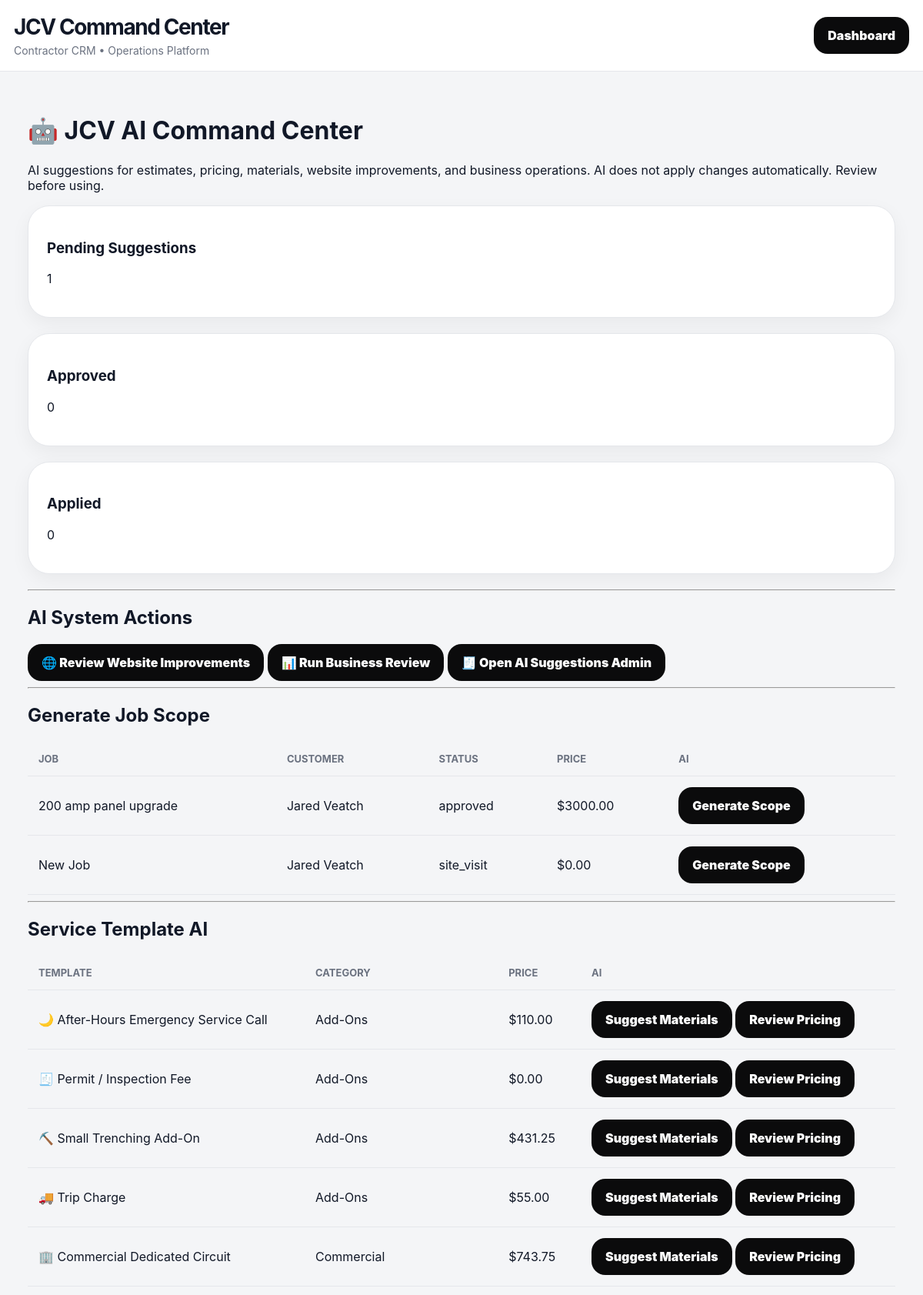
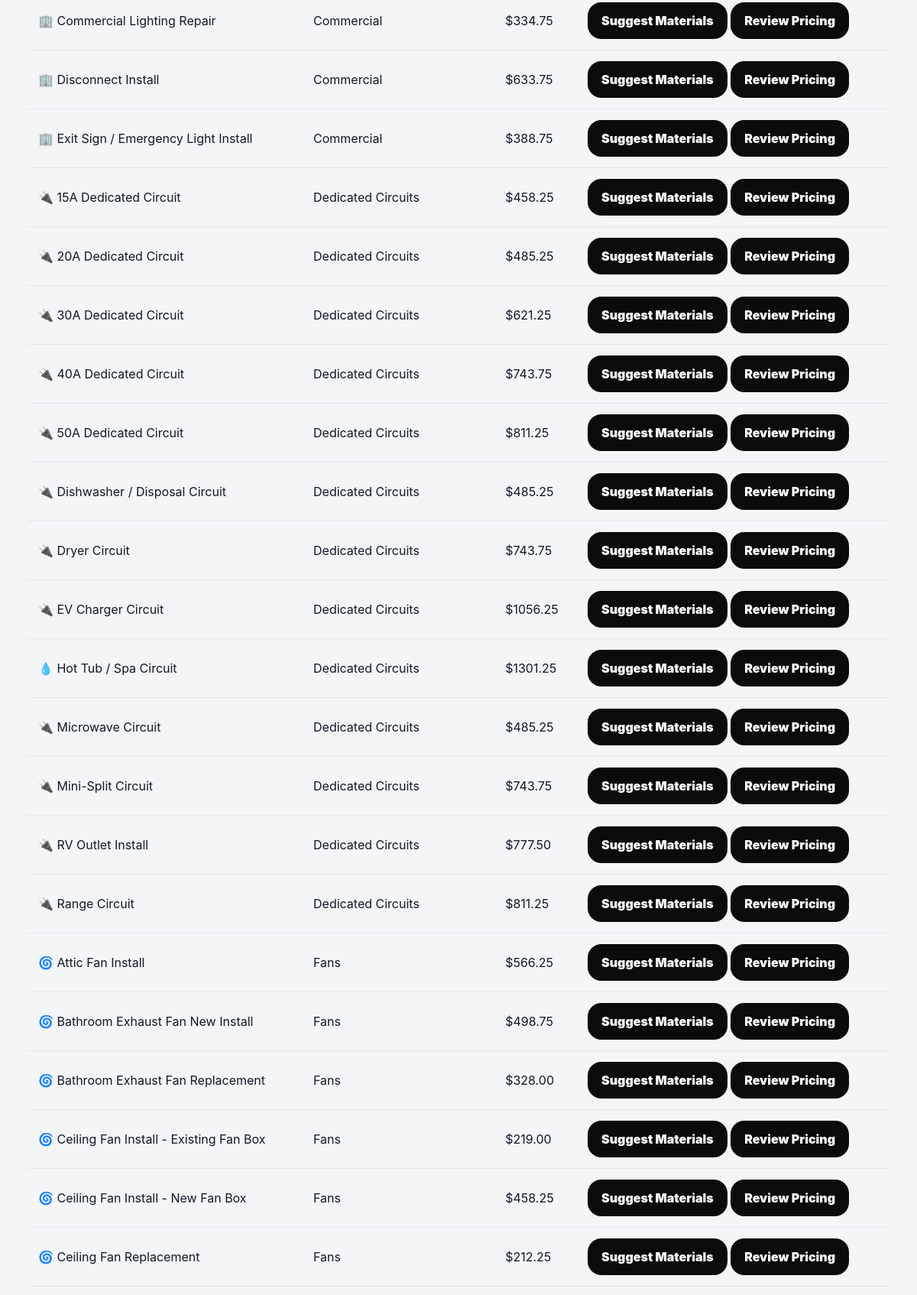
/ai/ (signed in, upper part), run on the app's committed database (2 pictures, top to bottom).
### core/models.py (models this page shows, shortened)
class Job(models.Model):
    STATUS_CHOICES = [
        ("new", "New"),
        ("site_visit", "Site Visit"),
        ("estimate_needed", "Estimate Needed"),
        ("estimate_sent", "Estimate Sent"),
        ("approved", "Approved"),
        ("scheduled", "Scheduled"),
        ("in_progress", "In Progress"),
        ("waiting_parts", "Waiting on Parts"),
        ("completed", "Completed"),
        ("invoiced", "Invoiced"),
        ("paid", "Paid"),
        ("cancelled", "Cancelled"),
    ]
    PRIORITY_CHOICES = [
        ("low", "Low"),
        ("normal", "Normal"),
        ("high", "High"),
        ("urgent", "Urgent"),
    ]
    customer = models.ForeignKey(Customer, on_delete=models.CASCADE, related_name="jobs")
    template = models.ForeignKey(
        ServiceTemplate,
        on_delete=models.SET_NULL,
        blank=True,
        null=True,
        related_name="jobs",
    )
    title = models.CharField(max_length=255)
    status = models.CharField(max_length=50, choices=STATUS_CHOICES, default="new")
    priority = models.CharField(max_length=50, choices=PRIORITY_CHOICES, default="normal")
    assigned_to = models.CharField(max_length=255, blank=True, null=True)
    job_address = models.CharField(max_length=255, blank=True, null=True)
    description = models.TextField(blank=True, null=True)
    site_notes = models.TextField(blank=True, null=True)
    material_notes = models.TextField(blank=True, null=True)
    estimated_total_price = models.DecimalField(max_digits=10, decimal_places=2, default=0)
    scheduled_date = models.DateTimeField(blank=True, null=True)
    completed_at = models.DateTimeField(blank=True, null=True)
    created_at = models.DateTimeField(auto_now_add=True)
    class Meta:
        ordering = ["-created_at"]

class Customer(models.Model):
    CUSTOMER_TYPE_CHOICES = [
        ("residential", "Residential"),
        ("commercial", "Commercial"),
        ("industrial", "Industrial"),
    ]
    STATUS_CHOICES = [
        ("active", "Active"),
        ("inactive", "Inactive"),
        ("lead", "Lead"),
    ]
    name = models.CharField(max_length=255)
    company_name = models.CharField(max_length=255, blank=True, null=True)
    phone = models.CharField(max_length=50, blank=True, null=True)
    email = models.EmailField(blank=True, null=True)
    customer_type = models.CharField(
        max_length=50,
        choices=CUSTOMER_TYPE_CHOICES,
        default="residential",
    )
    status = models.CharField(
        max_length=50,
        choices=STATUS_CHOICES,
        default="active",
    )
    address = models.CharField(max_length=255, blank=True, null=True)
    city = models.CharField(max_length=100, blank=True, null=True)
    notes = models.TextField(blank=True, null=True)
    created_at = models.DateTimeField(auto_now_add=True)
    def __str__(self):
        if self.company_name:
            return f"{self.name} - {self.company_name}"
        return self.name

class ServiceTemplate(models.Model):
    icon = models.CharField(max_length=50, blank=True, null=True)
    name = models.CharField(max_length=255, unique=True)
    category = models.CharField(max_length=255, blank=True, null=True)
    customer_description = models.TextField(blank=True, null=True)
    internal_checklist = models.TextField(blank=True, null=True)
    notes = models.TextField(blank=True, null=True)
    default_labor_hours = models.DecimalField(max_digits=8, decimal_places=2, default=0)
    labor_rate = models.DecimalField(max_digits=10, decimal_places=2, default=Decimal("110.00"))
    estimated_material_cost = models.DecimalField(max_digits=10, decimal_places=2, default=0)
    material_markup = models.DecimalField(max_digits=5, decimal_places=2, default=Decimal("1.35"))
    default_price = models.DecimalField(max_digits=10, decimal_places=2, default=0)
    permit_required = models.BooleanField(default=False)
    active = models.BooleanField(default=True)
    created_at = models.DateTimeField(auto_now_add=True)
    class Meta:
        ordering = ["category", "name"]

### core/views_ai.py (the view)
@login_required
def ai_dashboard(request):
    suggestions = AISuggestion.objects.all()[:25]
    pending_count = AISuggestion.objects.filter(status="pending").count()
    approved_count = AISuggestion.objects.filter(status="approved").count()
    applied_count = AISuggestion.objects.filter(status="applied").count()
    jobs = Job.objects.all().order_by("-created_at")[:20]
    service_templates = ServiceTemplate.objects.filter(active=True).order_by("category", "name")[:30]
    return render(request, "ai_dashboard.html", {
        "suggestions": suggestions,
        "pending_count": pending_count,
        "approved_count": approved_count,
        "applied_count": applied_count,
        "jobs": jobs,
        "service_templates": service_templates,
    })

### core/templates/ai_dashboard.html (shortened to what this page needs)
{% extends "base.html" %}
{% block content %}
<div class="container">
    <h1>🤖 JCV AI Command Center</h1>
    <p class="text-muted">
        AI suggestions for estimates, pricing, materials, website improvements, and business operations.
        AI does not apply changes automatically. Review before using.
    </p>
    <div class="dashboard-grid">
        <div class="card">
            <h3>Pending Suggestions</h3>
            <p class="big-number">{{ pending_count }}</p>
        </div>
        <div class="card">
            <h3>Approved</h3>
            <p class="big-number">{{ approved_count }}</p>
        </div>
        <div class="card">
            <h3>Applied</h3>
            <p class="big-number">{{ applied_count }}</p>
        </div>
    </div>
    <hr>
    <h2>AI System Actions</h2>
    <div class="action-row">
        <a class="btn btn-primary" href="{% url 'ai_generate_website_review' %}">
            🌐 Review Website Improvements
        </a>
        <a class="btn btn-primary" href="{% url 'ai_generate_business_review' %}">
            📊 Run Business Review
        </a>
        <a class="btn btn-secondary" href="/admin/core/aisuggestion/">
            🧾 Open AI Suggestions Admin
        </a>
    </div>
    <hr>
    <h2>Generate Job Scope</h2>
    <table class="table">
        <thead>
            <tr>
                <th>Job</th>
                <th>Customer</th>
                <th>Status</th>
                <th>Price</th>
                <th>AI</th>
            </tr>
        </thead>
        <tbody>
            {% for job in jobs %}
            <tr>
                <td>{{ job.title }}</td>
                <td>{{ job.customer }}</td>
                <td>{{ job.status }}</td>
                <td>${{ job.estimated_total_price }}</td>
                <td>
                    <a class="btn btn-sm btn-primary" href="{% url 'ai_generate_job_scope' job.id %}">
                        Generate Scope
                    </a>
                </td>
            </tr>
            {% empty %}
            <tr>
                <td colspan="5">No jobs found.</td>
            </tr>
            {% endfor %}
        </tbody>
    </table>
    <hr>
    <h2>Service Template AI</h2>
    <table class="table">
        <thead>
            <tr>
                <th>Template</th>
                <th>Category</th>
                <th>Price</th>
                <th>AI</th>
            </tr>
        </thead>
        <tbody>
            {% for template in service_templates %}
            <tr>
                <td>{{ template.icon }} {{ template.name }}</td>
                <td>{{ template.category }}</td>
                <td>${{ template.default_price }}</td>
                <td>
                    <a class="btn btn-sm btn-primary" href="{% url 'ai_generate_template_materials' template.id %}">
                        Suggest Materials
                    </a>
                    <a class="btn btn-sm btn-secondary" href="{% url 'ai_review_template_pricing' template.id %}">
                        Review Pricing
                    </a>
                </td>
            </tr>
            {% empty %}
            <tr>
                <td colspan="4">No service templates found.</td>
            </tr>
            {% endfor %}
        </tbody>
    </table>
</div>
{% endblock %}

### core/templates/base.html (style rules this page uses)
:root { --bg: #f4f5f7; --card: #ffffff; --black: #0b0b0c; --gold: #ffc400; --text: #111827; --muted: #6b7280; --border: #e5e7eb; --green: #16a34a; --blue: #2563eb; --red: #dc2626; }
* { box-sizing: border-box; }
body { margin: 0; background: var(--bg); font-family: Inter, SF Pro Display, -apple-system, BlinkMacSystemFont, sans-serif; color: var(--text); }
.container { max-width: 1300px; margin: auto; padding: 18px; padding-bottom: 100px; }
.card { background: white; border: 1px solid var(--border); border-radius: 28px; padding: 24px; margin-bottom: 20px; box-shadow: 0 8px 24px rgba(0,0,0,.05); }
.btn { display: inline-flex; align-items: center; justify-content: center; background: var(--black); color: white; text-decoration: none; border: none; padding: 14px 18px; border-radius: 18px; font-weight: 900; cursor: pointer; }
table { width: 100%; border-collapse: collapse; }
th, td { padding: 14px; border-bottom: 1px solid var(--border); text-align: left; }
th { color: var(--muted); font-size: 13px; text-transform: uppercase; }

### data on the page
Job: title "200 amp panel upgrade", customer "Jared Veatch", status "approved", estimated_total_price "3000.00"
Job: title "New Job", customer "Jared Veatch", status "site_visit", estimated_total_price "0.00"
ServiceTemplate: icon "🌙", name "After-Hours Emergency Service Call", category "Add-Ons", default_price "110.00"
ServiceTemplate: icon "🧾", name "Permit / Inspection Fee", category "Add-Ons", default_price "0.00"
ServiceTemplate: icon "⛏️", name "Small Trenching Add-On", category "Add-Ons", default_price "431.25"
ServiceTemplate: icon "🚚", name "Trip Charge", category "Add-Ons", default_price "55.00"
ServiceTemplate: icon "🏢", name "Commercial Dedicated Circuit", category "Commercial", default_price "743.75"
ServiceTemplate: icon "🏢", name "Commercial Lighting Repair", category "Commercial", default_price "334.75"
ServiceTemplate: icon "🏢", name "Disconnect Install", category "Commercial", default_price "633.75"
ServiceTemplate: icon "🏢", name "Exit Sign / Emergency Light Install", category "Commercial", default_price "388.75"
ServiceTemplate: icon "🔌", name "15A Dedicated Circuit", category "Dedicated Circuits", default_price "458.25"
ServiceTemplate: icon "🔌", name "20A Dedicated Circuit", category "Dedicated Circuits", default_price "485.25"
ServiceTemplate: icon "🔌", name "30A Dedicated Circuit", category "Dedicated Circuits", default_price "621.25"
ServiceTemplate: icon "🔌", name "40A Dedicated Circuit", category "Dedicated Circuits", default_price "743.75"
ServiceTemplate: icon "🔌", name "50A Dedicated Circuit", category "Dedicated Circuits", default_price "811.25"
ServiceTemplate: icon "🔌", name "Dishwasher / Disposal Circuit", category "Dedicated Circuits", default_price "485.25"
ServiceTemplate: icon "🔌", name "Dryer Circuit", category "Dedicated Circuits", default_price "743.75"
ServiceTemplate: icon "🔌", name "EV Charger Circuit", category "Dedicated Circuits", default_price "1056.25"
ServiceTemplate: icon "💧", name "Hot Tub / Spa Circuit", category "Dedicated Circuits", default_price "1301.25"
ServiceTemplate: icon "🔌", name "Microwave Circuit", category "Dedicated Circuits", default_price "485.25"
ServiceTemplate: icon "🔌", name "Mini-Split Circuit", category "Dedicated Circuits", default_price "743.75"
ServiceTemplate: icon "🔌", name "RV Outlet Install", category "Dedicated Circuits", default_price "777.50"
ServiceTemplate: icon "🔌", name "Range Circuit", category "Dedicated Circuits", default_price "811.25"
ServiceTemplate: icon "🌀", name "Attic Fan Install", category "Fans", default_price "566.25"
ServiceTemplate: icon "🌀", name "Bathroom Exhaust Fan New Install", category "Fans", default_price "498.75"
ServiceTemplate: icon "🌀", name "Bathroom Exhaust Fan Replacement", category "Fans", default_price "328.00"
ServiceTemplate: icon "🌀", name "Ceiling Fan Install - Existing Fan Box", category "Fans", default_price "219.00"
ServiceTemplate: icon "🌀", name "Ceiling Fan Install - New Fan Box", category "Fans", default_price "458.25"
ServiceTemplate: icon "🌀", name "Ceiling Fan Replacement", category "Fans", default_price "212.25"

### other printed values
{{ pending_count }} "1"
{{ approved_count }} "0"
{{ applied_count }} "0"
